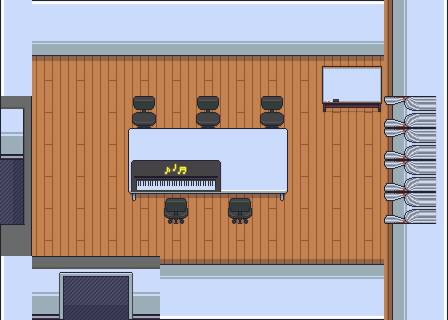

This game map was drawn from its Tiled (.tmx) file and the tilesets committed beside it. A one-line description and the trimmed map source follow:
An orthogonal 14x10 tile map with 32x32 px tiles, 6 tile layers (Floor, WallAndDoor, ItemsPutOnTheFloor, Chair, ...).

<map version="1.10" tiledversion="1.11.2" orientation="orthogonal" renderorder="right-down" width="14" height="10" tilewidth="32" tileheight="32" infinite="0" nextlayerid="7" nextobjectid="1">
 <tileset firstgid="1" source="ImageIcon2.tsx" />
 <layer id="1" name="Floor" width="14" height="10">
  <data>[140 cells, 140 non-empty, 1 distinct tile ids]</data>
 </layer>
 <layer id="2" name="WallAndDoor" width="14" height="10">
  <data>[140 cells, 74 non-empty, 15 distinct tile ids]</data>
 </layer>
 <layer id="3" name="ItemsPutOnTheFloor" width="14" height="10">
  <data>[140 cells, 19 non-empty, 13 distinct tile ids]</data>
 </layer>
 <layer id="4" name="Chair" width="14" height="10">
  <data>[140 cells, 5 non-empty, 2 distinct tile ids]</data>
 </layer>
 <layer id="6" name="ItemsPutOnTheDesk" width="14" height="10">
  <data>[140 cells, 3 non-empty, 3 distinct tile ids]</data>
 </layer>
 <layer id="5" name="ItemsPutOnTheWall" width="14" height="10">
  <data>[140 cells, 8 non-empty, 2 distinct tile ids]</data>
 </layer>
</map>
